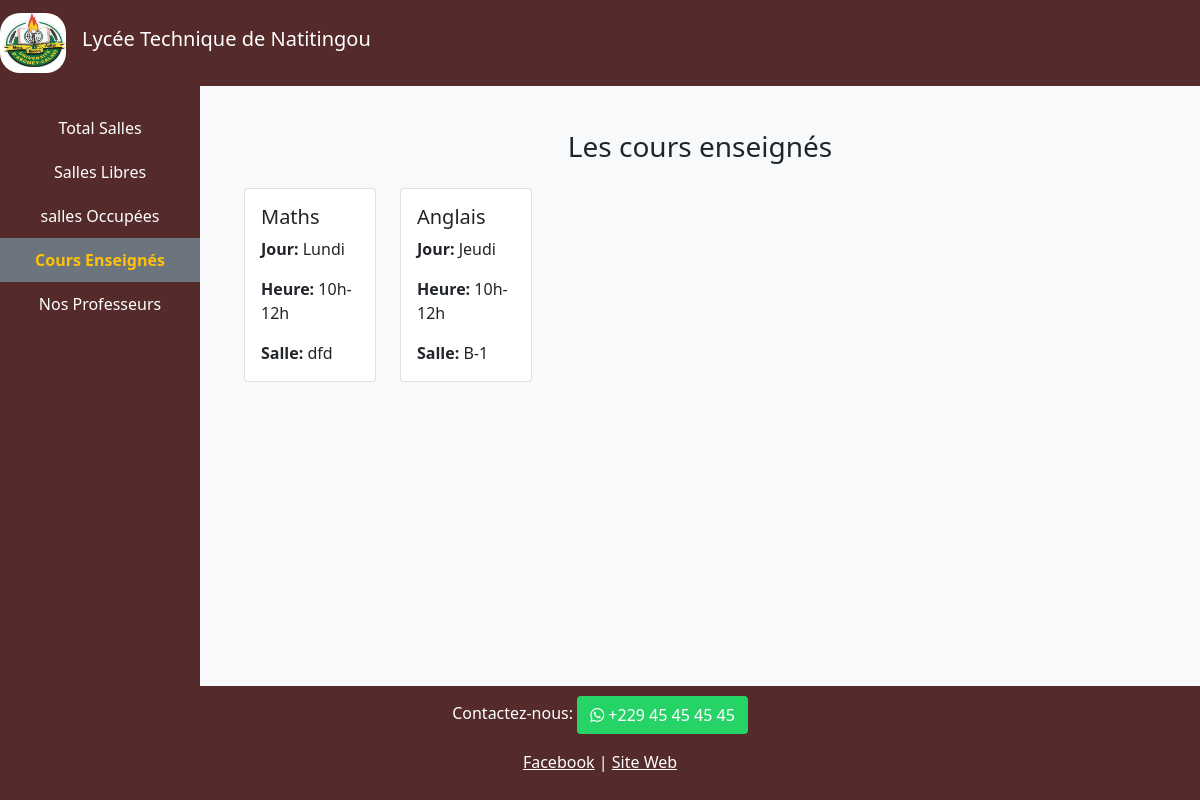
The page /cours on the database as committed earlier.
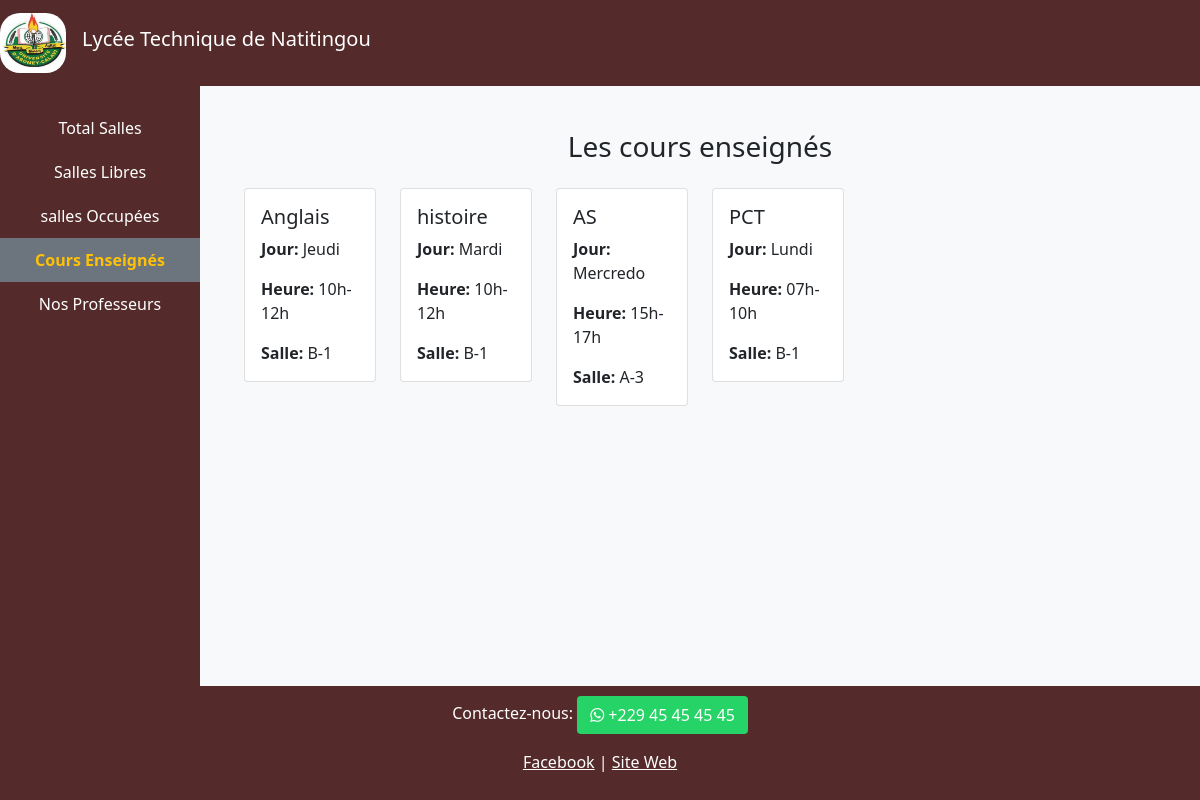
The same page on the database as committed later.
### cours/models.py (models this page shows, shortened)
class Cours(models.Model):
    JOURS = (
        ('Lundi', 'Lundi'),
        ('Mardi', 'Mardi'),
        ('Mercredi', 'Mercredi'),
        ('Jeudi', 'Jeudi'),
        ('Vendredi', 'Vendredi'),
         ('Samedi', 'Samedi')
        )
    HEURES = (
        ('07h-10h', '07h-10h'),
        ('10h-12h', '10h-12h'),
        ('15h-17h', '15h-17h'),
        ('17h-19h', '17h-18h')
    )
    libelle = models.CharField(max_length=10)
    jour = models.CharField(max_length=400, null=True, choices=JOURS)
    heure = models.CharField(max_length=400, null=True, choices=HEURES)
    salle = models.ForeignKey(Salle, null=True, on_delete=models.SET_NULL)

### salle/models.py (models this page shows)
class Salle(models.Model):
    numero = models.CharField(max_length=10)
    batiment = models.CharField(max_length=1, choices=[('A', 'A'), ('B', 'B'), ('C', 'C')])
    capacite = models.IntegerField()
    def __str__(self):
        return self.numero

### cours/views.py (the view)
# urls.py: path('', views.cours, name='cours'),
def cours(request):
    cours = Cours.objects.all()
    return render(request, 'cours/cours.html', {'cours': cours})

### templates/cours/cours.html
{% extends 'main.html' %}
{% block content %}
 <div class="sidebar d-none d-lg-block">
    <a href="{% url 'index'%}">Total Salles</a>
    <a href="{% url 'salles_libres'%}">Salles Libres</a>
    <a href="{% url 'salles_occupees'%}">salles Occupées</a>
    <a href="{% url 'cours'%}" class="bg-secondary text-warning"><strong>Cours Enseignés</strong></a>
    <a href="{% url 'professeur'%}">Nos Professeurs</a>
 </div>
<div class="main-content">
    <div class="container mt-4">
        <h3 class="mb-4" style="text-align: center;">Les cours enseignés</h3>
        <div class="row">
            {% for cour in cours %}
            <div class="col-lg-2 col-md-3 col-sm-6 col-6 mb-2 ">
                <div class="card case">
                    <div class="card-body">
                        <h5 class="card-title">{{ cour.libelle }}</h5>
                        <p class="card-text"><strong>Jour:</strong> {{ cour.jour }}</p>
                        <p class="card-text"><strong>Heure:</strong> {{ cour.heure }}</p>
                        <p class="card-text"><strong>Salle:</strong> {{ cour.salle }}</p>
                    </div>
                </div>
            </div>
            {% endfor %}
        </div>
    </div>
</div>
{% endblock content %}

Rows that differ between the two databases and show on the page:
removed Cours: libelle "Maths", jour "Lundi", heure "10h-12h", salle "dfd"
added Cours: libelle "histoire", jour "Mardi", heure "10h-12h", salle "B-1"
added Cours: libelle "AS", jour "Mercredo", heure "15h-17h", salle "A-3"
added Cours: libelle "PCT", jour "Lundi", heure "07h-10h", salle "B-1"
